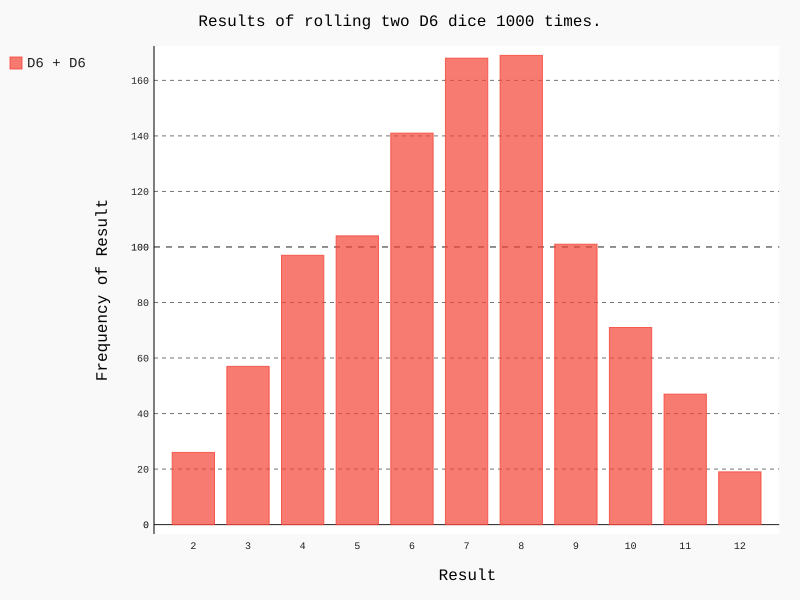

Python code for this plot:
import pygal
from die import Die

# 创建两个D6骰子
die_1 = Die()
die_2 = Die()

# 掷骰子多次， 并将结果存储到一个列表中
results = []
for roll_num in range(1000):
	result = die_1.roll() + die_2.roll()
	results.append(result)

# 分析结果
frequencies = []
max_result = die_1.num_sides + die_2.num_sides
for value in range(2, max_result+1):
	frequency = results.count(value)
	frequencies.append(frequency)

# 可视化结果
hist = pygal.Bar()

hist.title = "Results of rolling two D6 dice 1000 times."
hist.x_labels = ['2', '3', '4', '5', '6', '7', '8', '9', '10', '11', '12']
hist.x_title = "Result"
hist.y_title = "Frequency of Result"

hist.add("D6 + D6", frequencies)
hist.render_to_file('dice_visual.svg')
